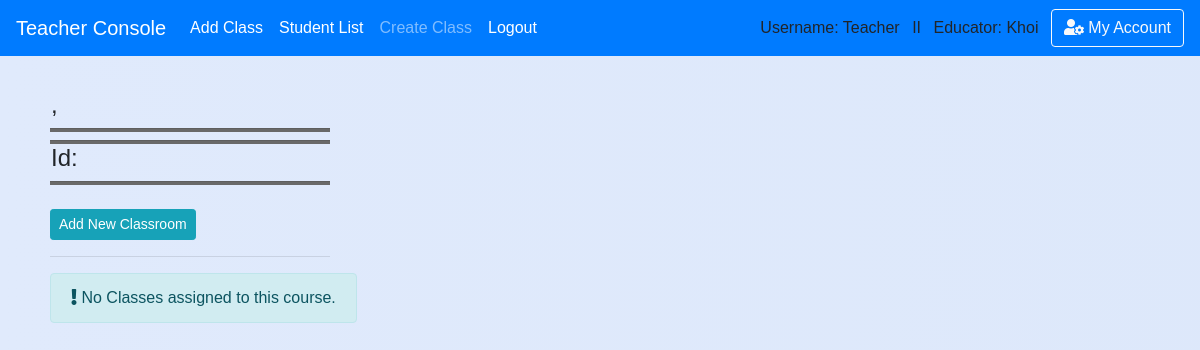
The app's page /teacher/classroom (signed in), older data.
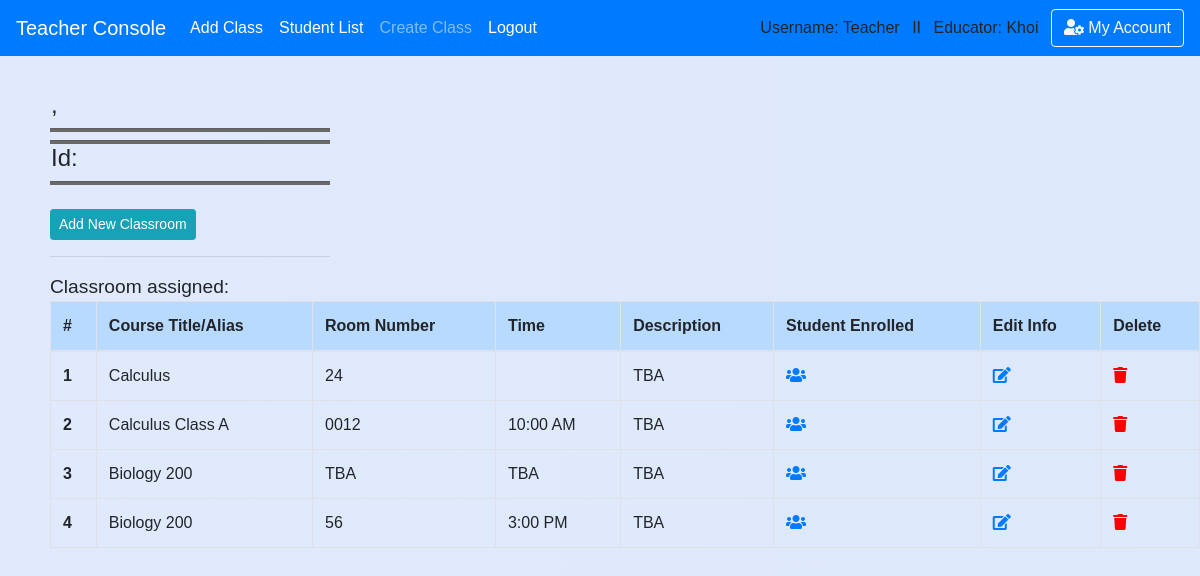
The same page, newer data.
### school_app/models.py (models this page shows, shortened)
class Classroom(models.Model):
    course_title = models.CharField(max_length=50,default='')
    teacher_name = models.CharField(max_length=50,default='')
    room_number = models.CharField(max_length=10,default='TBA')
    time = models.CharField(max_length=10,blank=True, null=True,default='TBA')
    description = models.CharField(max_length=300,default='TBA')
    teacher = models.ForeignKey('Teacher',blank=True, null=True, on_delete = models.SET_NULL, related_name='classroom_by_teacher')
    course = models.ForeignKey('Course',blank=True, null=True, on_delete = models.SET_NULL, related_name='course_in_classroom')
    student = models.ManyToManyField(Student, blank=True)

### school_app/views_logged.py (the view)
# urls.py: path('teacher/classroom', views_logged.classroom, name='classroom_list'),
def classroom(request,course_id=None):
    if is_login(request) == True:
        if request.user.profile.is_teacher == False:
            messages.warning(request, "You don't have Instructor's Privilege!")
            return redirect('/')
        course = Course.objects.filter(id=course_id).first()
        classes = Classroom.objects.filter(course=course)
        return render(request,'teacher/classroom/classroom_list_by_course.html',
        {'classes':classes,'course':course})

### school_app/views_functions.py (called while the page is built)
def is_login(request):
    if not request.user.is_authenticated:
        messages.warning(request, "Please Login or Create an Account.")
        return False
    return True

### school_app/templates/teacher/classroom/classroom_list_by_course.html (shortened to what this page needs)
{% extends 'base.html' %}
{% block content %}
<div class='content'>
        <div style="width: 280px">
        <h4 style='padding-left: 1px'>{{ course.semester }}, {{ course.year }}</h4>
        <hr class='hr-line'/>
        <hr class='hr-line'/>
        <h4 style='padding-left: 1px'>Id: {{course.course_number}}</h4>
        <hr class='hr-line'/>
        <br>
        <a href='{% url "add_classroom" course_id=course.id %}' class="btn btn-info btn-sm" role="button">Add New Classroom</a>
        <hr/>
        </div
        {% if classes %}
          <h5><big>Classroom assigned:</big></h5>
          <table class="table table-hover table-bordered pad-right-table">
            <thead class='table-primary'>
            <tr>
              <th scope="col">#</th>
              <th scope="col">Course Title/Alias</th>
              <th scope="col">Room Number</th>
              <th scope="col">Time</th>
              <th scope="col">Description</th>
              <th scope="col">Student Enrolled</th>
              <th scope="col">Edit Info</th>
              <th scope="col">Delete</th>
            </tr>
            </thead>
            <tbody>
        {% for class in classes %}
            <tr>
              <th scope="row">{{ forloop.counter }}</th>
              <td>{{ class.course_title }}</td>
              <td>{{ class.room_number }}</td>
              <td>{{ class.time }}</td>
              <td>{{ class.description }}</td>
              <td>
                <a href='{% url "edit_course" course_id=course.id %}'><i class="fas fa-users"></i></a>
              </td>
              <td>
                <a href='{% url "edit_course" course_id=course.id %}'><i class="fas fa-edit"></i></a>
              </td>
              <td><a href='{% url "delete_classroom" classroom_id=class.id %}'>
                <i style='color:red' class="fas fa-trash test" data-toggle="popover" data-placement="top" data-trigger="hover" data-content="Warning"></i></a></td>
            </tr>
        {% endfor %}
            </tbody>
          </table>
        {% else %}
        <h4><div class="alert-inherit alert-info" role="alert"><i class="fas fa-exclamation"></i> No Classes assigned to this course.</div></h4>
        {% endif %}
        <div class="container">
         <div class="panel panel-login">
        <div class="panel-body">
          <div class="row">
            <div class="col-lg-12">
</div>
{% endblock %}

Row changes from the older to the newer data that the page shows:
now on this page (row edited): Classroom: course_title "Calculus", room_number "24", description "TBA"
now on this page (row edited): Classroom: course_title "Calculus Class A", room_number "0012", time "10:00 AM", description "TBA"
now on this page (row edited): Classroom: course_title "Biology 200", room_number "TBA", time "TBA", description "TBA"
added Classroom: course_title "Biology 200", room_number "56", time "3:00 PM", description "TBA"
Text that changed along with them:
text no longer shown: "No Classes assigned to this course."
text now shown: "Classroom assigned: # Course Title/Alias Room Number Time Description Student Enrolled Edit Info Delete"
